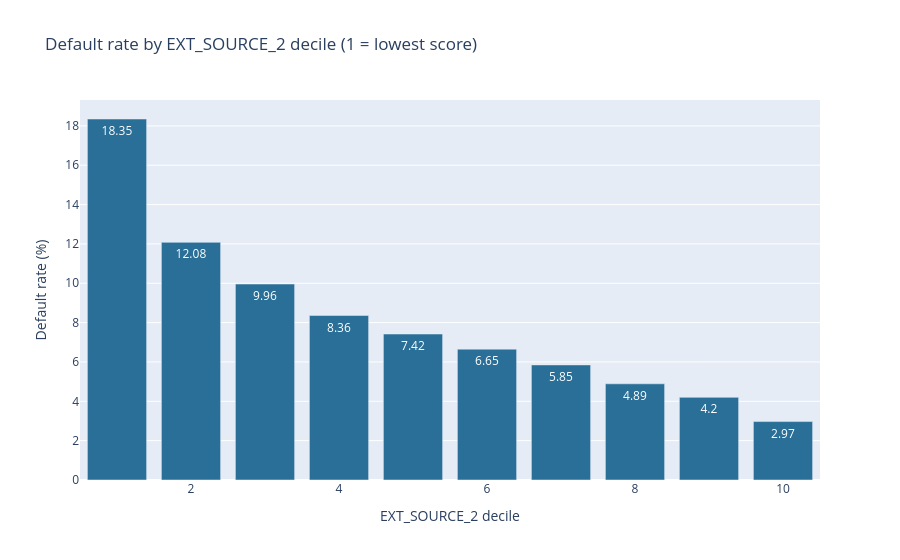

Write notebook code for a chart like this one.
### Markdown cell above
### 2.3 One external score already ranks risk well (NTILE + running total)
`cum_defaults_captured_pct` answers a classic business question: *if we declined the lowest-scoring X% of applicants,
what share of defaulters would we avoid?* Our model must beat this simple single-score rule.

### Code cell
show("ext_source_decile_gains")
d = results["ext_source_decile_gains"]
fig = px.bar(d, x="decile", y="default_rate_pct", text="default_rate_pct",
             title="Default rate by EXT_SOURCE_2 decile (1 = lowest score)",
             labels={"decile": "EXT_SOURCE_2 decile", "default_rate_pct": "Default rate (%)"})
fig.update_traces(marker_color=COLORS["good"])
fig.write_html(paths["figures"] / "sql_ext_source_deciles.html")
fig.show()

### Figure 1 — Plotly figure (JSON) as saved in the notebook; plotly's stock layout.template omitted (floating-point values rounded to 4 significant figures)
{"data": [{"hovertemplate": "EXT_SOURCE_2 decile=%{x}<br>Default rate (%)=%{text}<extra></extra>", "legendgroup": "", "marker": {"color": "#2a6f97", "pattern": {"shape": ""}}, "name": "", "orientation": "v", "showlegend": false, "text": [18.35, 12.08, 9.96, 8.36, 7.42, 6.65, 5.85, 4.89, 4.2, 2.97], "textposition": "auto", "type": "bar", "x": [1, 2, 3, 4, 5, 6, 7, 8, 9, 10], "xaxis": "x", "y": [18.35, 12.08, 9.96, 8.36, 7.42, 6.65, 5.85, 4.89, 4.2, 2.97], "yaxis": "y"}], "layout": {"barmode": "relative", "legend": {"tracegroupgap": 0}, "title": {"text": "Default rate by EXT_SOURCE_2 decile (1 = lowest score)"}, "xaxis": {"anchor": "y", "domain": [0, 1], "title": {"text": "EXT_SOURCE_2 decile"}}, "yaxis": {"anchor": "x", "domain": [0, 1], "title": {"text": "Default rate (%)"}}}}
